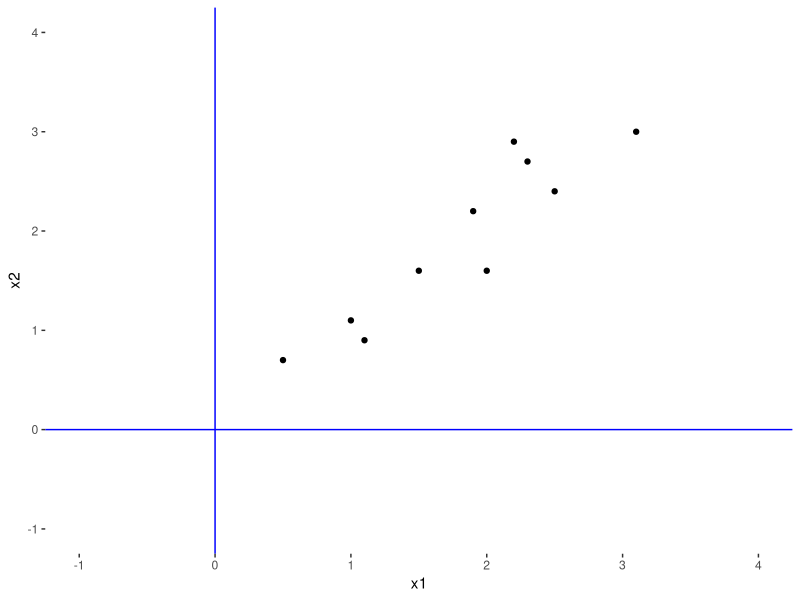

Here is the R script that generated this plot:
## ---- chunk 1
library(tidyverse)
d <- tibble(x1 = c(2.5, 0.5, 2.2, 1.9, 3.1, 2.3, 2.0, 1.0, 1.5, 1.1),
            x2 = c(2.4, 0.7, 2.9, 2.2, 3.0, 2.7, 1.6, 1.1, 1.6, 0.9))
d |> print()
## ---- chunk 2
theme_set(theme_classic() + theme(axis.line=element_blank()))
d |> ggplot(aes(x = x1, y = x2)) +
  geom_point() +
  geom_hline(yintercept = 0, color = "blue") +
  geom_vline(xintercept = 0, color = "blue") +
  xlim(-1,4) +
  ylim(-1,4) 
